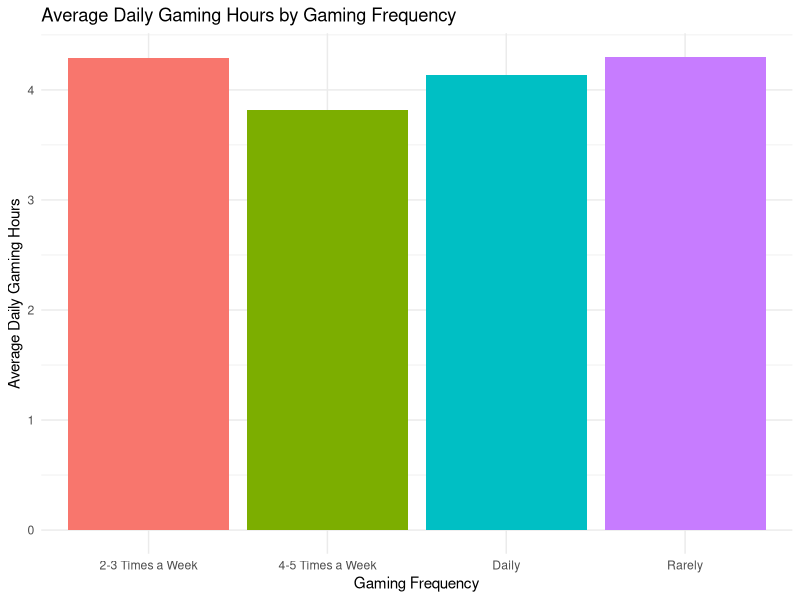
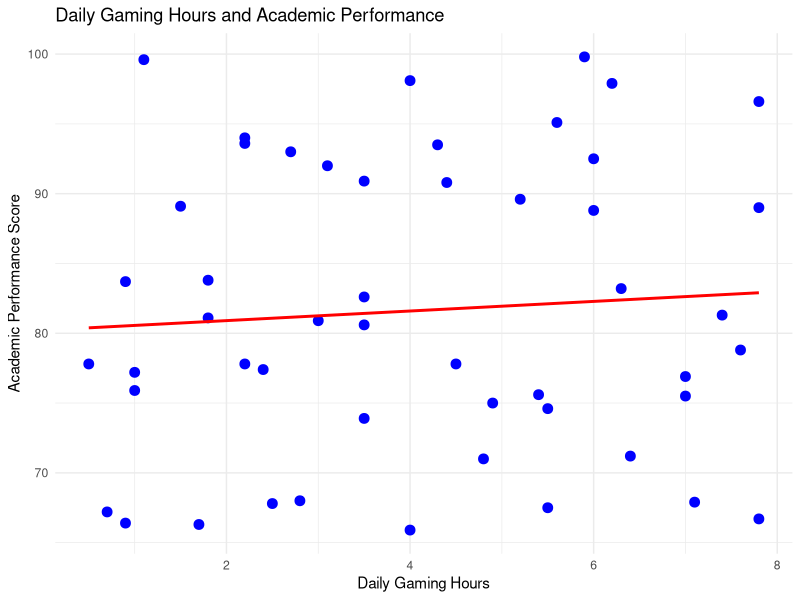
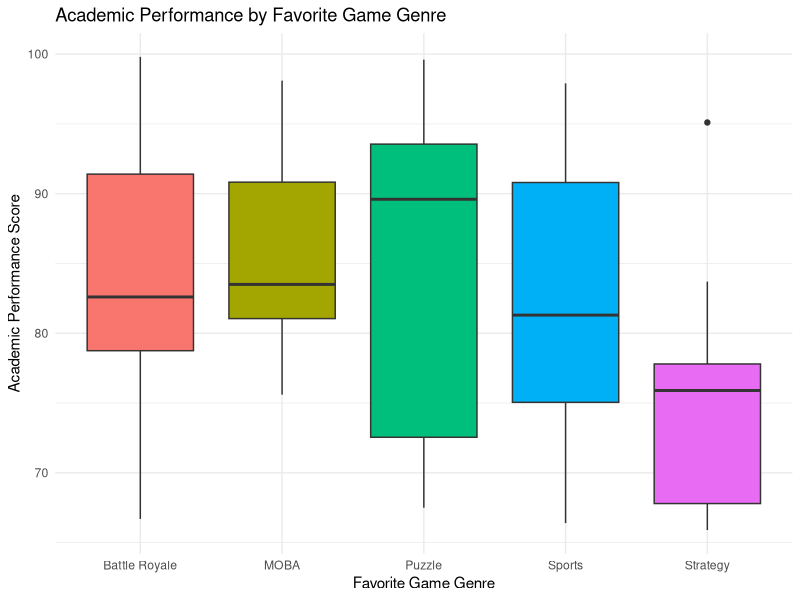
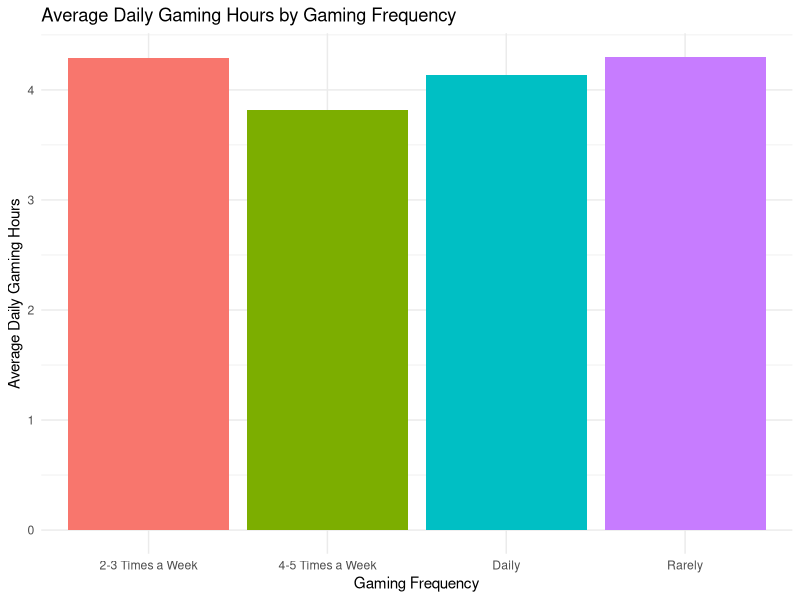
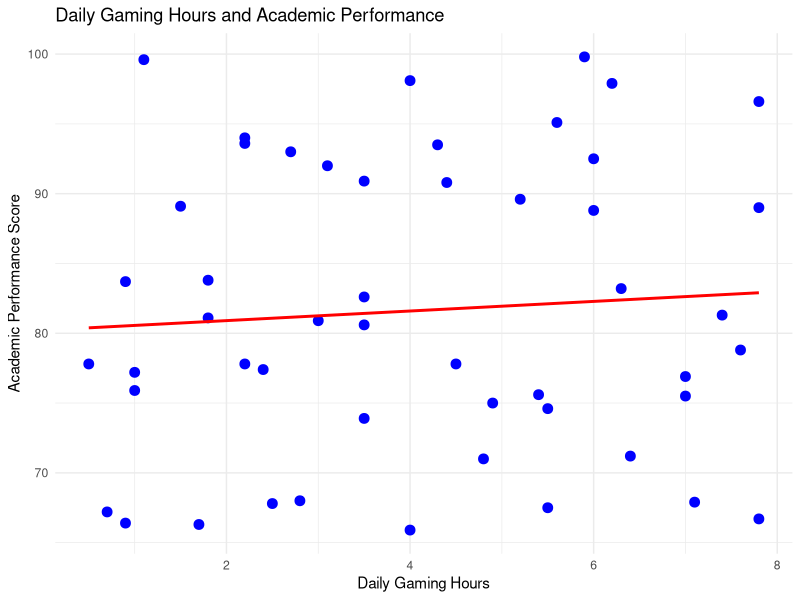
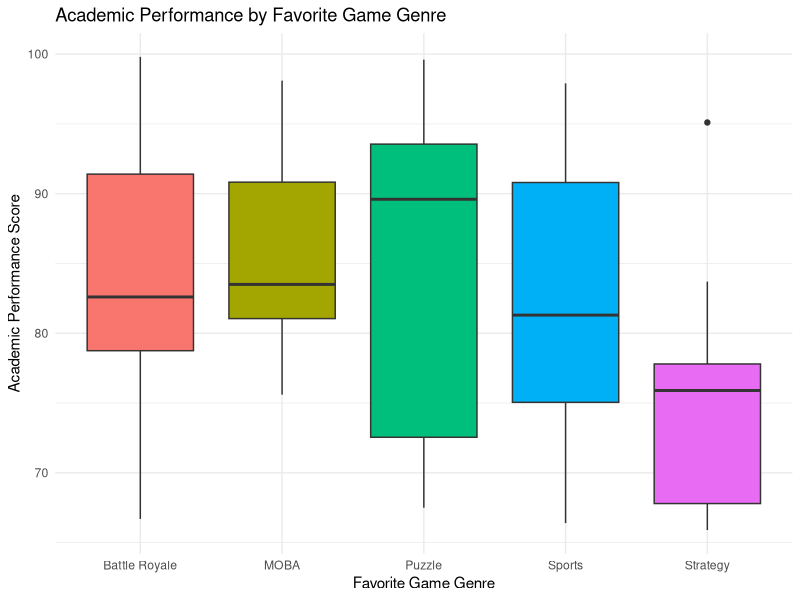

Source code (R) for these figures, in order:

# ==========================================
# PROJECT: MOBILE GAMING HABITS AND
# ACADEMIC PERFORMANCE
# ==========================================

# Install ggplot2 if not yet installed
if (!require(ggplot2)) {
  install.packages("ggplot2")
  library(ggplot2)
}

# Load the dataset
gaming_data <- read.csv("mobile_gaming_academic.csv")

# View dataset
View(gaming_data)

# ==========================================
# GRAPH 1: Average Daily Gaming Hours
# ==========================================

gaming_average <- aggregate(
  Daily_Gaming_Hours ~ Gaming_Frequency,
  data = gaming_data,
  FUN = mean
)

graph1 <- ggplot(
  gaming_average,
  aes(x = Gaming_Frequency, y = Daily_Gaming_Hours, fill = Gaming_Frequency)
) +
  geom_col() +
  labs(
    title = "Average Daily Gaming Hours by Gaming Frequency",
    x = "Gaming Frequency",
    y = "Average Daily Gaming Hours"
  ) +
  theme_minimal() +
  theme(legend.position = "none")

print(graph1)

ggsave("graph1_gaming_hours.png", graph1, width = 8, height = 5)

# ==========================================
# GRAPH 2: Gaming Hours vs Academic Performance
# ==========================================

graph2 <- ggplot(
  gaming_data,
  aes(x = Daily_Gaming_Hours, y = Academic_Performance_Score)
) +
  geom_point(color = "blue", size = 3) +
  geom_smooth(method = "lm", se = FALSE, color = "red") +
  labs(
    title = "Daily Gaming Hours and Academic Performance",
    x = "Daily Gaming Hours",
    y = "Academic Performance Score"
  ) +
  theme_minimal()

print(graph2)

ggsave("graph2_gaming_vs_performance.png", graph2, width = 8, height = 5)

# ==========================================
# GRAPH 3: Academic Performance by Game Genre
# ==========================================

graph3 <- ggplot(
  gaming_data,
  aes(x = Favorite_Game_Genre, y = Academic_Performance_Score,
      fill = Favorite_Game_Genre)
) +
  geom_boxplot() +
  labs(
    title = "Academic Performance by Favorite Game Genre",
    x = "Favorite Game Genre",
    y = "Academic Performance Score"
  ) +
  theme_minimal() +
  theme(legend.position = "none")

print(graph3)

ggsave("graph3_performance_by_genre.png", graph3, width = 8, height = 5)

# ==========================================
# SUMMARY STATISTICS
# ==========================================

cat("Average Daily Gaming Hours:",
    mean(gaming_data$Daily_Gaming_Hours), "\n")

cat("Average Weekly Study Hours:",
    mean(gaming_data$Weekly_Study_Hours), "\n")

cat("Average Academic Performance Score:",
    mean(gaming_data$Academic_Performance_Score), "\n")

cat("Analysis completed successfully!\n")
